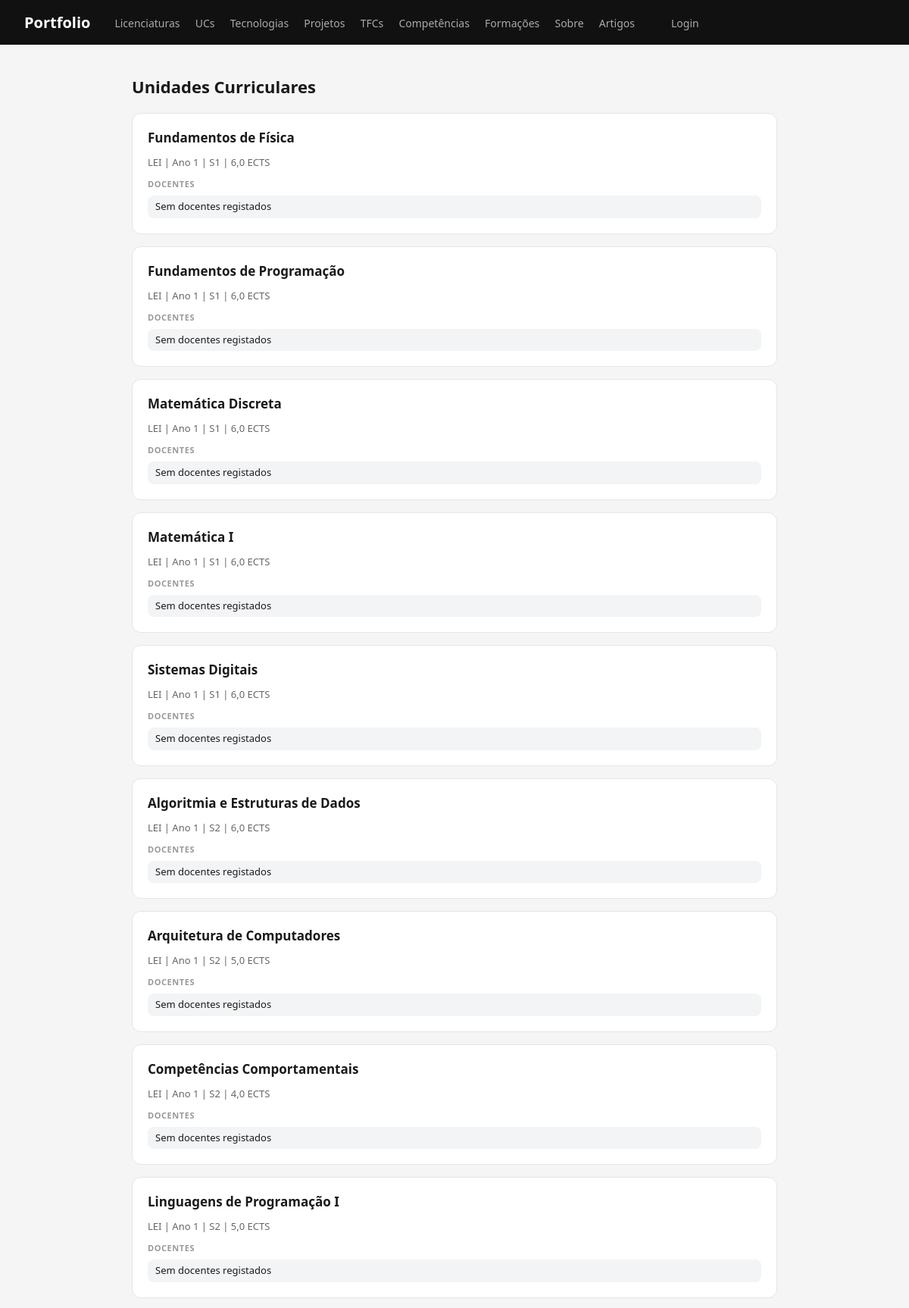
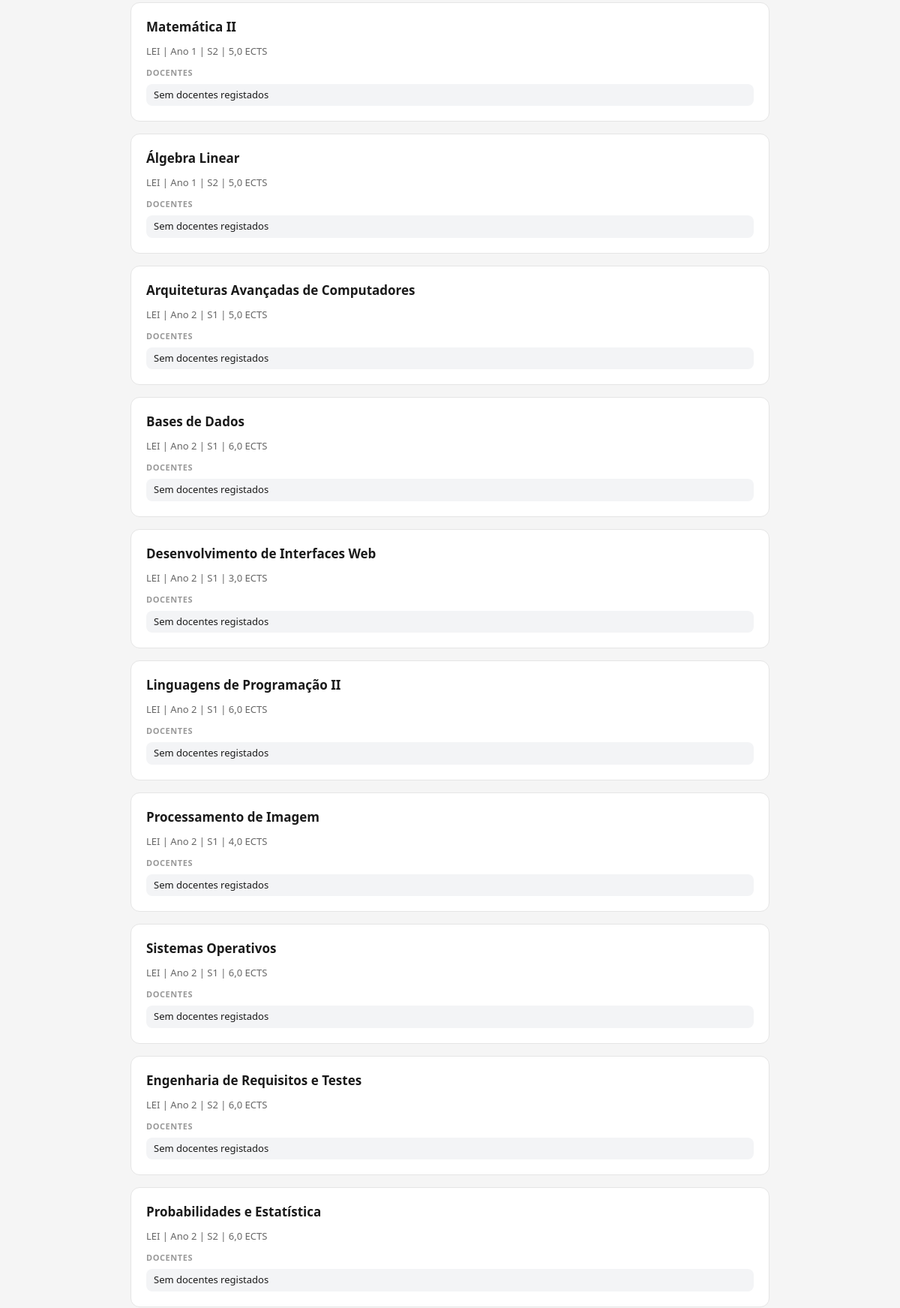
/portfolio/ucs/ (upper part), run on the app's committed database (2 pictures, top to bottom).
### portfolio/models.py (models this page shows, shortened)
class UnidadeCurricular(models.Model):
    class Semestre(models.TextChoices):
        PRIMEIRO = "S1", "1.º semestre"
        SEGUNDO = "S2", "2.º semestre"
        ANUAL = "A", "Anual"
    licenciatura = models.ForeignKey(
        Licenciatura,
        on_delete=models.CASCADE,
        related_name="unidades_curriculares",
    )
    docentes = models.ManyToManyField(
        Docente,
        related_name="unidades_curriculares",
        blank=True,
    )
    nome = models.CharField(max_length=150)
    codigo = models.CharField(max_length=30)
    ano = models.PositiveSmallIntegerField(
        validators=[MinValueValidator(1), MaxValueValidator(6)]
    )
    semestre = models.CharField(max_length=2, choices=Semestre.choices)
    ects = models.DecimalField(
        max_digits=4,
        decimal_places=1,
        validators=[MinValueValidator(0.5)],
    )
    descricao = models.TextField(blank=True)
    imagem = models.ImageField(upload_to="unidades_curriculares/", blank=True)
    ano_letivo = models.CharField(max_length=6, blank=True)
    apresentacao = models.TextField(blank=True)
    objetivos = models.TextField(blank=True)
    competencias = models.TextField(blank=True)
    programa = models.TextField(blank=True)
    metodologia = models.TextField(blank=True)
    avaliacao = models.TextField(blank=True)
    bibliografia = models.TextField(blank=True)
    natureza = models.CharField(max_length=100, blank=True)
    idioma = models.CharField(max_length=100, blank=True)
    horas_contacto = models.DecimalField(
        max_digits=6,
        decimal_places=1,
        blank=True,
        null=True,
    )
    class Meta:
        ordering = ["licenciatura", "ano", "semestre", "nome"]
        verbose_name = "unidade curricular"
        verbose_name_plural = "unidades curriculares"
        constraints = [
            models.UniqueConstraint(
                fields=["licenciatura", "codigo"],
                name="uc_codigo_unico_por_licenciatura",
            )
        ]

class Licenciatura(models.Model):
    nome = models.CharField(max_length=150)
    sigla = models.CharField(max_length=20)
    codigo = models.CharField(
        max_length=20,
        unique=True,
        help_text="Código usado pela instituição (por exemplo, 260 para LEI).",
    )
    descricao = models.TextField(blank=True)
    duracao_semestres = models.PositiveSmallIntegerField(
        validators=[MinValueValidator(1)],
        blank=True,
        null=True,
    )
    ects = models.PositiveSmallIntegerField(
        validators=[MinValueValidator(1)],
        blank=True,
        null=True,
    )
    website = models.URLField(blank=True)
    imagem = models.ImageField(upload_to="licenciaturas/", blank=True)
    objetivos = models.TextField(blank=True)
    competencias = models.TextField(blank=True)
    saidas_profissionais = models.TextField(blank=True)
    condicoes_acesso = models.TextField(blank=True)
    grau = models.CharField(max_length=100, blank=True)
    area_cientifica = models.CharField(max_length=150, blank=True)
    modalidade = models.CharField(max_length=100, blank=True)
    acreditacao = models.CharField(max_length=100, blank=True)
    docentes = models.ManyToManyField(
        "Docente",
        related_name="licenciaturas",
        blank=True,
    )
    class Meta:
        ordering = ["nome"]
        verbose_name = "licenciatura"
        verbose_name_plural = "licenciaturas"

### portfolio/views.py (the view)
# urls.py: path('ucs/', views.ucs_view, name='ucs'),
def ucs_view(request):
    ucs = UnidadeCurricular.objects.select_related('licenciatura').prefetch_related('docentes').all()
    return render(request, 'portfolio/ucs.html', {'ucs': ucs})

### accounts/context_processors.py (called while the page is built)
def is_gestor(request):
    authenticated = request.user.is_authenticated
    superuser = authenticated and request.user.is_superuser
    gestor = authenticated and (
        superuser or request.user.groups.filter(name='gestor-portfolio').exists()
    )
    autor = authenticated and (
        superuser or request.user.groups.filter(name='autores').exists()
    )
    return {'is_gestor': gestor, 'is_autor': autor}

### portfolio/templates/portfolio/ucs.html
{% extends "portfolio/base.html" %}
{% block content %}
<h2>Unidades Curriculares</h2>
<section>
    {% for uc in ucs %}
    <article>
        <header>
            <h3>{{ uc.nome }}</h3>
            <p>{{ uc.licenciatura.sigla }} | Ano {{ uc.ano }} | {{ uc.semestre }} | {{ uc.ects }} ECTS</p>
        </header>
        <section>
            <h4>Docentes</h4>
            <ul>
                {% for docente in uc.docentes.all %}
                <li>{{ docente.nome }}</li>
                {% empty %}
                <li>Sem docentes registados</li>
                {% endfor %}
            </ul>
        </section>
    </article>
    {% endfor %}
</section>
{% endblock %}

### portfolio/static/portfolio/styles.css (style rules this page uses)
* { box-sizing: border-box; margin: 0; padding: 0; }
body { font-family: system-ui, sans-serif; background: #f5f5f5; color: #1a1a1a; }
h2 { font-size: 22px; margin-bottom: 20px; }
section > article { background: white; border-radius: 12px; padding: 20px; margin-bottom: 16px; border: 1px solid #e5e5e5; }
article > header { display: flex; align-items: center; gap: 12px; flex-wrap: wrap; }
article > header h3 { font-size: 17px; font-weight: 600; flex: 1; }
article > header p { font-size: 13px; color: #666; width: 100%; }
article > section h4 { font-size: 11px; text-transform: uppercase; letter-spacing: .05em; color: #999; margin: 12px 0 8px; }
article > section ul { list-style: none; display: flex; flex-direction: column; gap: 6px; }
article > section ul li { font-size: 13px; color: #1a1a1a; padding: 5px 10px; background: #f3f4f6; border-radius: 8px; line-height: 1.5; }

### data on the page
UnidadeCurricular: nome "Fundamentos de Física", licenciatura.sigla "LEI", ano "1", semestre "S1", ects "6,0"
UnidadeCurricular: nome "Fundamentos de Programação", licenciatura.sigla "LEI", ano "1", semestre "S1", ects "6,0"
UnidadeCurricular: nome "Matemática Discreta", licenciatura.sigla "LEI", ano "1", semestre "S1", ects "6,0"
UnidadeCurricular: nome "Matemática I", licenciatura.sigla "LEI", ano "1", semestre "S1", ects "6,0"
UnidadeCurricular: nome "Sistemas Digitais", licenciatura.sigla "LEI", ano "1", semestre "S1", ects "6,0"
UnidadeCurricular: nome "Algoritmia e Estruturas de Dados", licenciatura.sigla "LEI", ano "1", semestre "S2", ects "6,0"
UnidadeCurricular: nome "Arquitetura de Computadores", licenciatura.sigla "LEI", ano "1", semestre "S2", ects "5,0"
UnidadeCurricular: nome "Competências Comportamentais", licenciatura.sigla "LEI", ano "1", semestre "S2", ects "4,0"
UnidadeCurricular: nome "Linguagens de Programação I", licenciatura.sigla "LEI", ano "1", semestre "S2", ects "5,0"
UnidadeCurricular: nome "Matemática II", licenciatura.sigla "LEI", ano "1", semestre "S2", ects "5,0"
UnidadeCurricular: nome "Álgebra Linear", licenciatura.sigla "LEI", ano "1", semestre "S2", ects "5,0"
UnidadeCurricular: nome "Arquiteturas Avançadas de Computadores", licenciatura.sigla "LEI", ano "2", semestre "S1", ects "5,0"
UnidadeCurricular: nome "Bases de Dados", licenciatura.sigla "LEI", ano "2", semestre "S1", ects "6,0"
UnidadeCurricular: nome "Desenvolvimento de Interfaces Web", licenciatura.sigla "LEI", ano "2", semestre "S1", ects "3,0"
UnidadeCurricular: nome "Linguagens de Programação II", licenciatura.sigla "LEI", ano "2", semestre "S1", ects "6,0"
UnidadeCurricular: nome "Processamento de Imagem", licenciatura.sigla "LEI", ano "2", semestre "S1", ects "4,0"
UnidadeCurricular: nome "Sistemas Operativos", licenciatura.sigla "LEI", ano "2", semestre "S1", ects "6,0"
UnidadeCurricular: nome "Engenharia de Requisitos e Testes", licenciatura.sigla "LEI", ano "2", semestre "S2", ects "6,0"
UnidadeCurricular: nome "Probabilidades e Estatística", licenciatura.sigla "LEI", ano "2", semestre "S2", ects "6,0"
